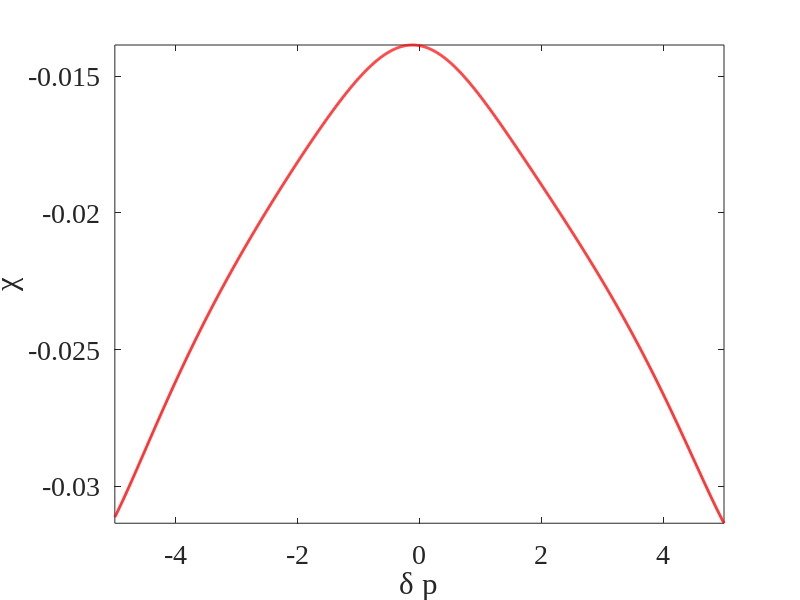
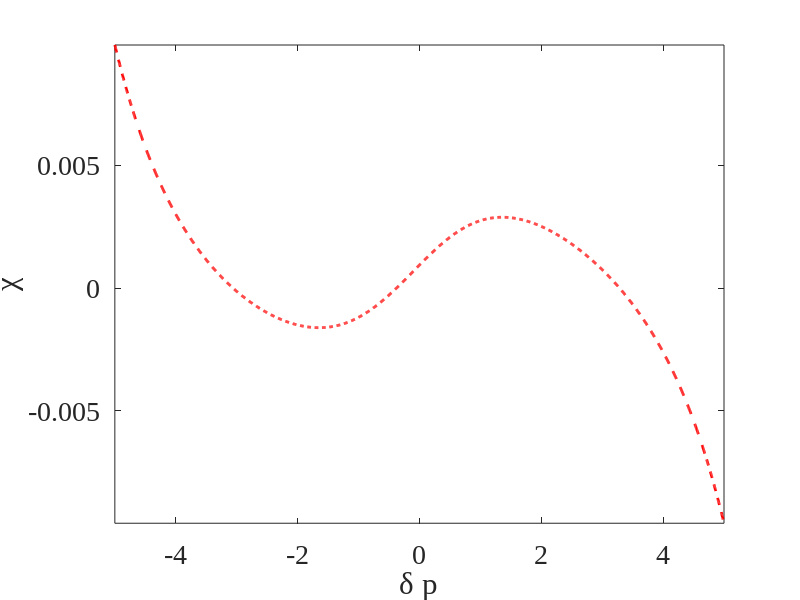

The MATLAB source for these figures, in order:
 % THE NUMERICAL RESULT OF THE LADDER-STYLE ELECTROMAGNETICALLY INDUCED
% TRANSPARENCY.
clear;clc;
tic
G21 = 3*2*pi*1e6;
G23 = 3*2*pi*1e6;
G43 = 3*2*pi*1e6;
g21=(G23+G21)/2;
g31 = 0.001*2*pi*1e3;
g23=(G23+G21)/2;
g24=(G23+G21+G43)/2;
g43=G43/2;
g41=G43/2;
Dc =0*2*pi*1e6;
Dr = 0*2*pi*1e6;
Dpr = (-5.0:0.005:5.0)*2*pi*1e6;
theta_p = 0;
theta_c = 0;
theta_m = 0*pi/2;
Oc =5*2*pi*1e6;
Op =0.01*2*pi*1e6;
Od = 5*2*pi*1e6;
Om =0.5*2*pi*1e6;

N0=4*1e10*1e6;
DD=3.58*10^(-29);
e0=8.854188*10^(-12);
Hbar=1.054572*10^(-34);
yet=N0*DD^2/(2*e0*Hbar);
   
epslon=yet;


Op1 = Op*exp(1i*theta_p); Op2 = Op*exp(-1i*theta_p);
Oc1 = Oc*exp(1i*theta_c); Oc2 = Oc*exp(-1i*theta_c);
Od1 = Od; Od2 = Od;

x = zeros(15,1);
re = zeros('like',Dpr);
im = zeros('like',Dpr);
index = 1;
for Dp = Dpr
    % A and b are obtaied from "ladder_eit_sym.m". 
   A =[               0,           0,                0,             -g21, -Om*sin(theta_m),       0,                  0,                0,                0,             -Dp,  Om*cos(theta_m),       0,               -Oc1,                0,               0;...
               0,           0,                0,  Om*sin(theta_m),             -g23,       0,                  0,                0,                0, Om*cos(theta_m),              -Dc,     Od2,                Op1,                0,               0;...
 Om*sin(theta_m),           0, -Om*sin(theta_m),                0,                0,       0,               -g31,                0,                0,            -Oc2,             -Op1,       0,            Dc - Dp,                0,            -Od1;...
               0,           0,                0,                0,                0,    -g24,                  0,                0,                0,               0,              Od1, Dr - Dc,                  0,             -Oc1,             Op1;...
               0,           0,                0,                0,                0,       0,                  0, -Om*sin(theta_m),             -g41,               0,                0,    -Op1,               -Od2, -Om*cos(theta_m),    Dc - Dp - Dr;...
               0,           0,                0,                0,                0,       0,                  0,             -g43,  Om*sin(theta_m),               0,                0,    -Oc1,                  0,               Dr, Om*cos(theta_m);...
               0,         G21,                0,                0,                0,       0, -2*Om*sin(theta_m),                0,                0,     - Op1 - Op2,                0,       0, -2*Om*cos(theta_m),                0,               0;...
               0, - G21 - G23,                0,                0,                0,       0,                  0,                0,                0,       Op1 + Op2,        Oc1 + Oc2,       0,                  0,                0,               0;...
            -G43,   G23 - G43,             -G43,                0,                0,       0,  2*Om*sin(theta_m),                0,                0,               0,      - Oc1 - Oc2,       0,  2*Om*cos(theta_m),        Od1 + Od2,               0;...
             Op1,        -Op1,                0,               Dp, -Om*cos(theta_m),       0,                Oc1,                0,                0,            -g21, -Om*sin(theta_m),       0,                  0,                0,               0;...
               0,        -Oc1,              Oc1, -Om*cos(theta_m),               Dc,    -Od2,                Op1,                0,                0, Om*sin(theta_m),             -g23,       0,                  0,                0,               0;...
 Om*cos(theta_m),           0, -Om*cos(theta_m),              Oc2,             -Op1,       0,            Dp - Dc,                0,              Od1,               0,                0,       0,               -g31,                0,               0;...
               0,           0,                0,                0,             -Od1, Dc - Dr,                  0,              Oc1,              Op1,               0,                0,    -g24,                  0,                0,               0;...
               0,           0,                0,                0,                0,    -Op1,                Od2, -Om*cos(theta_m),     Dp - Dc + Dr,               0,                0,       0,                  0,  Om*sin(theta_m),            -g41;...
             Od2,         Od2,            2*Od2,                0,                0,    -Oc1,                  0,               Dr, -Om*cos(theta_m),               0,                0,       0,                  0,              g43, Om*sin(theta_m)];
 
    b =[0; 0; 0; 0; 0; 0; 0; 0;-G43; 0; 0; 0; 0; 0; Od2];
    x = A\b;
    ddp(index)=Dp;
    rho_21 = (x(4) + 1i*x(10))*epslon;
    re(index) = real(rho_21)/Op;
    im(index) = imag(rho_21)/Op;
    index = index + 1;
    
end
figure(4)
plot(Dpr/(2*pi*1e6),re,'r','LineWidth',2);
xlabel('\delta p');
 ylabel('\chi');
axis([-5 5,-inf,inf]);
 set(gca,'FontSize',20,'Fontname', 'Times New Roman'); 
hold on

figure(5)
plot(Dpr/(2*pi*1e6),im,'r--','LineWidth',2);
xlabel('\delta p');
 ylabel('\chi');
 axis([-5 5,-inf,inf]);
 set(gca,'FontSize',20,'Fontname', 'Times New Roman');
 hold on
%  figure
%  plot(Dpr/(2*pi*1e6),A);
% set(gca,'FontSize',20,'Fontname', 'Times New Roman');
% hold on
toc